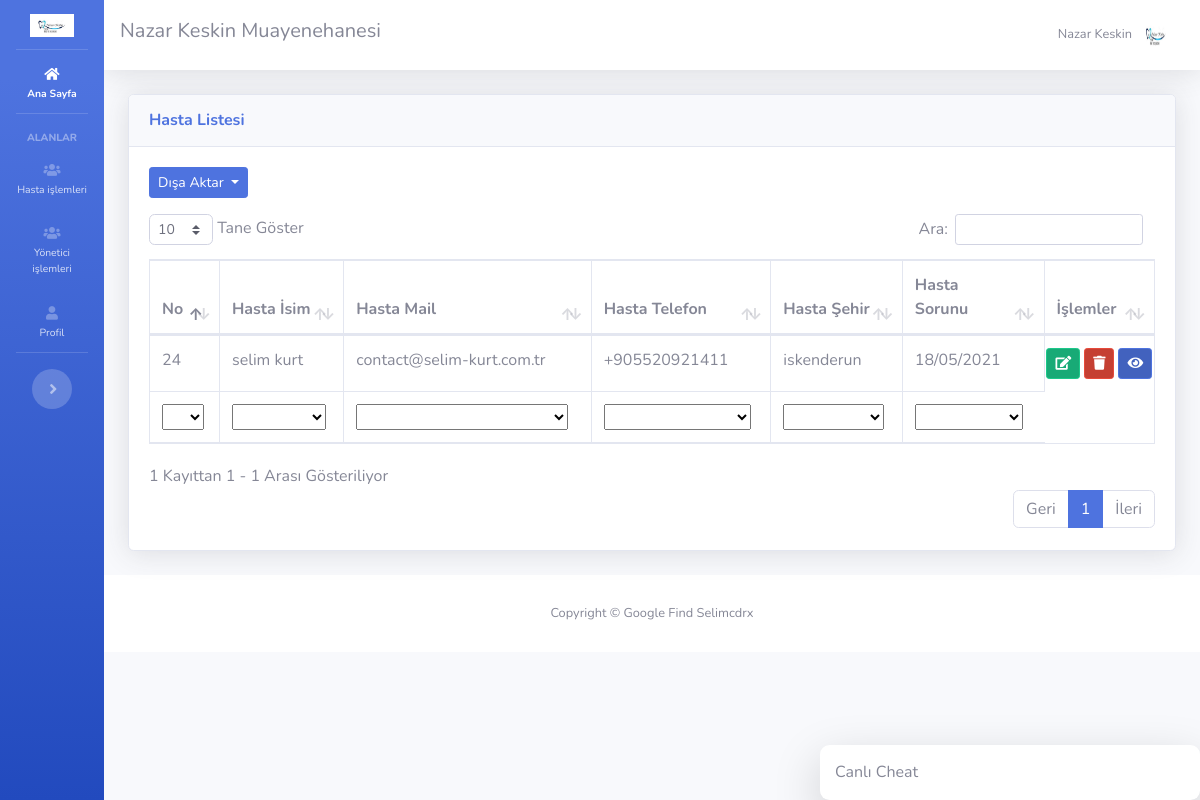
The app's page /musteriler.php (signed in) with its own data.
### tables this page shows
CREATE TABLE `ayarlar` (
  `id` int(11) NOT NULL,
  `site_logo` varchar(400) DEFAULT NULL,
  `site_baslik` varchar(350) DEFAULT NULL,
  `site_aciklama` varchar(300) DEFAULT NULL,
  `site_link` varchar(100) DEFAULT NULL,
  `site_sahip_mail` varchar(100) DEFAULT NULL,
  `site_mail_host` varchar(100) DEFAULT NULL,
  `site_mail_mail` varchar(100) DEFAULT NULL,
  `site_mail_port` int(11) DEFAULT NULL,
  `site_mail_sifre` varchar(100) DEFAULT NULL
);

CREATE TABLE `musteri` (
  `musteri_id` int(11) NOT NULL,
  `musteri_isim` varchar(400) DEFAULT NULL,
  `musteri_mail` varchar(400) DEFAULT NULL,
  `musteri_telefon` varchar(20) DEFAULT NULL,
  `musteri_ulke` varchar(200) DEFAULT NULL,
  `musteri_sehir` varchar(200) DEFAULT NULL,
  `musteri_adres` varchar(530) DEFAULT NULL,
  `musteri_website` varchar(100) DEFAULT NULL,
  `musteri_meslek` varchar(200) DEFAULT NULL,
  `musteri_detay` mediumtext
);

### islemler/baglan.php (called while the page is built, shortened)
<?php
$host="localhost";
$veritabani_ismi="selimyra_nazar";
$kullanici_adi="selimyra_nazarx";
$sifre="Asd123asd.";
try {
	$db = new PDO("mysql:host=$host;dbname=$veritabani_ismi;charset=utf8",$kullanici_adi,$sifre);
} catch (PDOException $e) {
	echo $e->getmessage();
}
$sorgu=$db->prepare("SELECT * FROM ayarlar");
$sorgu->execute();
$ayarcek=$sorgu->fetch(PDO::FETCH_ASSOC);
?>

### fonksiyonlar.php (called while the page is built, shortened)
<?php
function yetkikontrol()
{
	if ($_SESSION['kul_yetki']==1) {
		return TRUE;
	} else {
		return FALSE;
	}
}
?>

### musteriler.php (the view, shortened to what this page needs)
<?php
include'header.php'
?>
<link rel="stylesheet" type="text/css" href="vendor/datatables/dataTables.bootstrap4.min.css">
<div class="container-fluid">
  <div class="card shadow mb-4">
    <div class="card-header py-3">
      <h6 class="m-0 font-weight-bold text-primary">Hasta Listesi</h6>
    </div>
    <div class="card-body">
      <div class="justify-content-start d-flex text-left">
       <div class="dropdown">
        <button class="btn btn-primary btn-sm dropdown-toggle" type="button" id="dropdownMenuButton" data-toggle="dropdown" aria-haspopup="true" aria-expanded="false">
          Dışa Aktar
        </button>
</div>
</div>
<div class="table-responsive mt-3">
  <table class="table table-bordered" id="musteritablosu">
    <thead>
      <tr>
        <th>No</th>
        <th>Hasta İsim</th>
        <th>Hasta Mail</th>
        <th>Hasta Telefon</th>
        <th>Hasta Şehir</th>
        <th>Hasta Sorunu</th>
        <th>İşlemler</th>
      </tr>
    </thead>
    <tbody>
      <?php
      $sorgu=$db->prepare("SELECT * FROM musteri");
      $sorgu->execute();
      while ($musteribilgisi=$sorgu->fetch(PDO::FETCH_ASSOC)) {
        ?>
        <tr>
          <td><?php echo $musteribilgisi['musteri_id'];; ?></td>
          <td><?php echo $musteribilgisi['musteri_isim']; ?></td>
          <td><?php echo $musteribilgisi['musteri_mail']; ?></td>
          <td><?php echo $musteribilgisi['musteri_telefon']; ?></td>
          <td><?php echo $musteribilgisi['musteri_sehir']; ?></td>
          <td><?php echo $musteribilgisi['musteri_meslek']; ?></td>
          <td>
            <div class="row justify-content-center">
              <form action="musteriduzenle.php" method="POST" accept-charset="utf-8">
                <button type="submit" name="duzenleme" class="btn btn-success btn-sm btn-icon-split">
                  <span class="icon text-white-60">
                    <i class="fas fa-edit"></i>
                  </span>
                </button>
              </form>
              <form class="mx-1" action="islemler/ajax.php" method="POST" accept-charset="utf-8">
                <button type="submit" name="musterisilme" class="btn btn-danger btn-sm btn-icon-split">
                  <span class="icon text-white-60">
                    <i class="fas fa-trash"></i>
                  </span>
                </button>
              </form>
              <form action="musteri.php" method="POST" accept-charset="utf-8">
                <button type="submit" name="duzenleme" class="btn btn-primary btn-sm btn-icon-split">
                  <span class="icon text-white-60">
                    <i class="fas fa-eye"></i>
                  </span>
                </button>
              </form>
            </div>
          </td>
        </tr>
      <?php } ?>
    </tbody>
    <tfoot>
      <tr>
        <th>No</th>
        <th>Hasta İsim</th>
        <th>Hasta Mail</th>
        <th>Hasta Telefon</th>
        <th>Hasta Şehir</th>
        <th>Hasta Sorunu</th>
      </tr>
    </tfoot>
  </table>
</div>
</div>
</div>
</div>
<?php include'footer.php' ?>

### header.php (shortened to what this page needs)
<?php
include 'islemler/baglan.php';
include 'fonksiyonlar.php';
?>
<!DOCTYPE html>
<html lang="tr">
<head>
  <link href="vendor/fontawesome-free/css/all.min.css" rel="stylesheet" type="text/css">
  <link href="css/sb-admin-2.min.css" rel="stylesheet">
  <link rel="stylesheet" href="css/aksoyhlc.css">
</head>
<body id="page-top">
  <div id="wrapper">
    <ul class="navbar-nav bg-gradient-primary sidebar sidebar-dark accordion" id="accordionSidebar">
     <li class="nav-item">
      <a class="nav-link text-center" href="index.php">
        <img src="dosyalar/<?php echo $ayarcek['site_logo'] ?>" style="width: 60%; height: auto;">
      </a>
    </li>
    <hr class="sidebar-divider my-0">
    <li class="nav-item active">
      <a class="nav-link" href="index.php">
        <i class="fas fa-home"></i>
        <span>Ana Sayfa</span></a>
      </li>
      <hr class="sidebar-divider">
      <div class="sidebar-heading">
        Alanlar
      </div>
      <li class="nav-item">
        <a class="nav-link collapsed" href="#" data-toggle="collapse" data-target="#collapseTwo" aria-expanded="true" aria-controls="collapseTwo">
          <i class="fas fa-users"></i>
          <span>Hasta işlemleri</span>
        </a>
      </li>
      <?php if (yetkikontrol()): ?>
       <li class="nav-item">
        <a class="nav-link collapsed" href="#" data-toggle="collapse" data-target="#kullanicimeby" aria-expanded="true" aria-controls="kullanicimeby">
          <i class="fas fa-users"></i>
          <span>Yönetici işlemleri</span>
        </a>
      </li>
    <?php endif ?>
      <li class="nav-item">
        <a class="nav-link" href="profil.php">
          <i class="fas fa-user"></i>
          <span>Profil</span></a>
        </li>
        <hr class="sidebar-divider d-none d-md-block">
        <div class="text-center d-none d-md-inline">
          <button class="rounded-circle border-0" id="sidebarToggle"></button>
        </div>
      </ul>
      <div id="content-wrapper" class="d-flex flex-column">
        <div id="content">
          <nav class="navbar navbar-expand navbar-light bg-white topbar mb-4 static-top shadow">
            <h5><?php echo $ayarcek['site_baslik'] ?></h5>
            <ul class="navbar-nav ml-auto">
              <li class="nav-item dropdown no-arrow">
                <a class="nav-link dropdown-toggle" href="#" id="userDropdown" role="button" data-toggle="dropdown" aria-haspopup="true" aria-expanded="false">
                  <span class="mr-2 d-none d-lg-inline text-gray-600 small"><?php echo $_SESSION['kul_isim'] ?></span>
                  <img class="img-profile rounded-circle" src="dosyalar/<?php echo $ayarcek['site_logo'] ?>">
                </a>
              </li>
            </ul>
          </nav>

### footer.php (shortened to what this page needs)
  <div id="chat-sag" class="shadow-lg">
    <div class="d-flex justify-content-between" style="margin: -15px;">
      <div class="mb-3 mesaj-gorunurluk" style="width: 100%; height: 100%; padding: 15px;">Canlı Cheat</div>
    </div>
</div>
<footer class="sticky-footer bg-white">
  <div class="container my-auto">
    <div class="copyright text-center my-auto">
      <span>Copyright &copy; Google Find Selimcdrx</span>
    </div>
  </div>
</footer>
</div>
</div>
</body>
</html>

### css/aksoyhlc.css (style rules this page uses)
#chat-sag { position: fixed; bottom: 0; right: 0; width: 380px; background-color: white; padding: 15px; padding-right: 0; padding-bottom: 0; border-radius: 0.6rem; z-index: 99; }

### records on screen
ayarlar: site_logo (picture), site_baslik "Nazar Keskin Muayenehanesi"
musteri: musteri_id "24", musteri_isim "selim kurt", musteri_mail "contact@selim-kurt.com.tr", musteri_telefon "+905520921411", musteri_sehir "iskenderun", musteri_meslek "18/05/2021"

### other values on screen
$_SESSION['kul_isim'] "Nazar Keskin"
